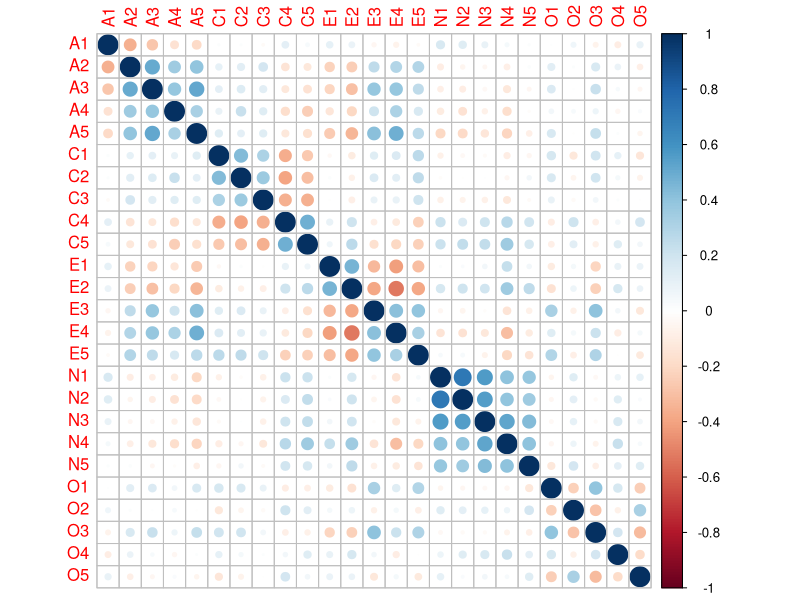
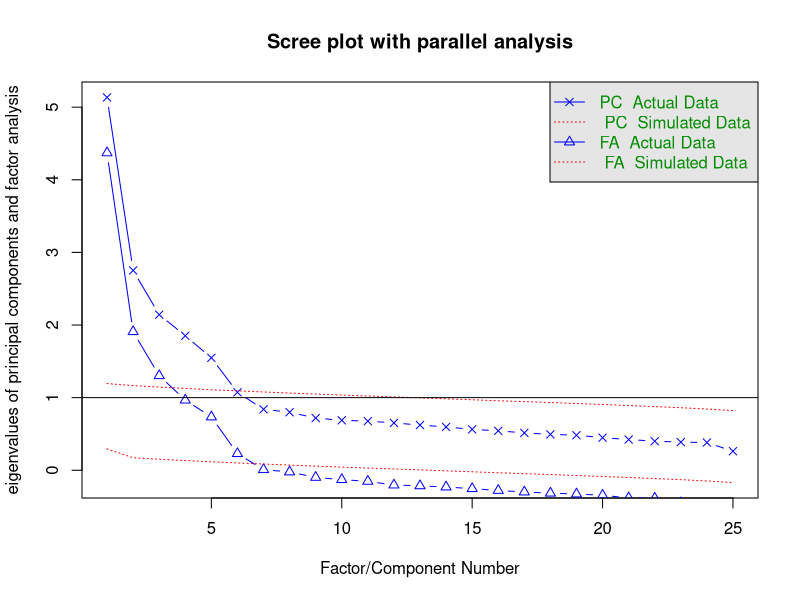
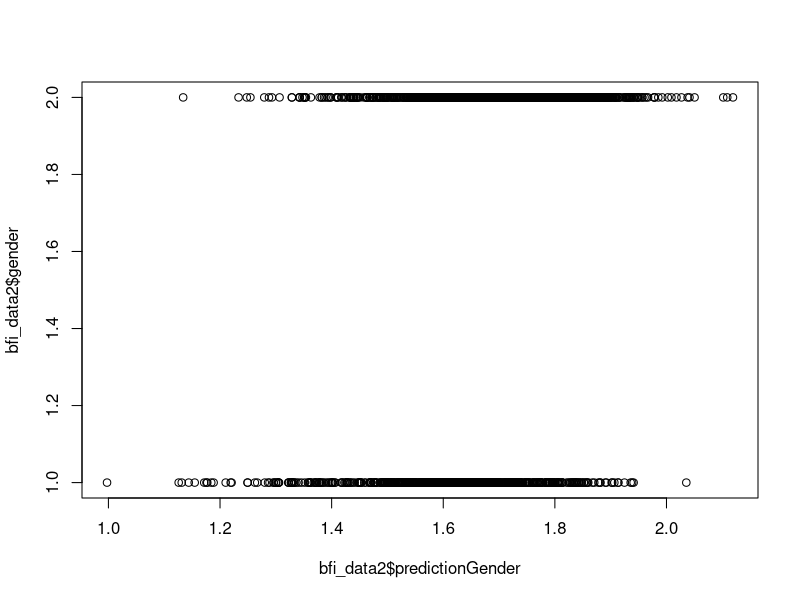

These figures' R source, in order:
## ---- chunk 1
install.packages("psych")
library(psych)
bfi_data=bfi
bfi_data_sub=bfi_data[1:(length(bfi_data)-3)]

## ---- chunk 2
bfi_data=bfi_data_sub[complete.cases(bfi_data_sub),]
bfi_data
## ---- chunk 3
library("Hmisc")
corrmatrix <- rcorr(as.matrix(bfi_data))
corrmatrix
## ---- chunk 4
is.matrix(corrmatrix$r)
corrmatrix=corrmatrix$r
isSymmetric(corrmatrix)
## ---- chunk 5
bfi_data
library(corrplot)
corrplot(corrmatrix)
## ---- chunk 6
library(psych)
fa(corrmatrix, nfactors=8) 
factors_data <- factanal(covmat=corrmatrix, n.obs=1442, factors=3, rotation='varimax');


## ---- chunk 7
fa.parallel(bfi_data, 
            n.obs=2236, 
            fa="both", 
            n.iter=100,
            fm="ml",
            show.legend=TRUE, main="Scree plot with parallel analysis")
## ---- chunk 8
eigen(corrmatrix)
## ---- chunk 9

factors_data <- fa(r = corrmatrix, nfactors = 4)

factors_data <- factanal(covmat=corrmatrix, n.obs=2236, factors=4, rotation='varimax', fm='ml');

factors_data
## ---- chunk 10

factors_data <- factanal(covmat=corrmatrix, n.obs=2236, factors=4, rotation='promax',fm='ml');
factors_data
## ---- chunk 11
factors_data <- factanal(covmat=corrmatrix, n.obs=2236, factors=5, rotation='promax',fm='ml');
factors_data
## ---- chunk 12

factors_data <- factanal(covmat=corrmatrix, n.obs=2236, factors=6, rotation='promax',fm='ml');
factors_data
## ---- chunk 13
factors_data <- factanal(covmat=corrmatrix, n.obs=2236, factors=7, rotation='promax',fm='ml');
factors_data
## ---- chunk 14
factors_data <- factanal(covmat=corrmatrix, n.obs=2236, factors=1, rotation='promax',fm='ml');
factors_data
## ---- chunk 15
factors_data <- factanal(covmat=corrmatrix, n.obs=2236, factors=13, rotation='promax',fm='ml');
factors_data
## ---- chunk 16
factors_data <- factanal(covmat=corrmatrix, n.obs=2236, factors=5, rotation='varimax',fm='ml');
factors_data$loadings
## ---- chunk 17
bfi_data2=bfi
bfi_data2=bfi_data2[complete.cases(bfi_data2),]
bfi_data2$f1=0.816*bfi_data2$N1+0.787*bfi_data2$N2+0.714*bfi_data2$N3+0.562*bfi_data2$N4+0.518*bfi_data2$N5
bfi_data2$f2=-0.587*bfi_data2$E1-0.674*bfi_data2$E2+0.613*bfi_data2$E4
bfi_data2$f3=0.533*bfi_data2$C1+0.624*bfi_data2$C2+0.554*bfi_data2$C3-0.653*bfi_data2$C4-0.573*bfi_data2$C5
bfi_data2$f4=0.601*bfi_data2$A2+0.662*bfi_data2$A3+0.580*bfi_data2$A5
bfi_data2$f5=0.524*bfi_data2$O1+0.614*bfi_data2$O3-0.512*bfi_data2$O5
bfi_data2

## ---- chunk 18
modelGender=lm(gender~f1+f2+f3+f4+f5, data = bfi_data2)
summary(modelGender)
mean(modelGender$residuals^2)
AIC(modelGender)
BIC(modelGender)
bfi_data2$predictionGender=predict(modelGender)
plot(bfi_data2$predictionGender,bfi_data2$gender)
## ---- chunk 19
modelEdu=lm(education~f1+f2+f3+f4+f5, data = bfi_data2)
summary(modelEdu)
mean(modelEdu$residuals^2)
AIC(modelEdu)
BIC(modelEdu)

## ---- chunk 20
modelAge=lm(age~f1+f2+f3+f4+f5, data = bfi_data2)
summary(modelAge)
mean(modelAge$residuals^2)
AIC(modelAge)
BIC(modelAge)
